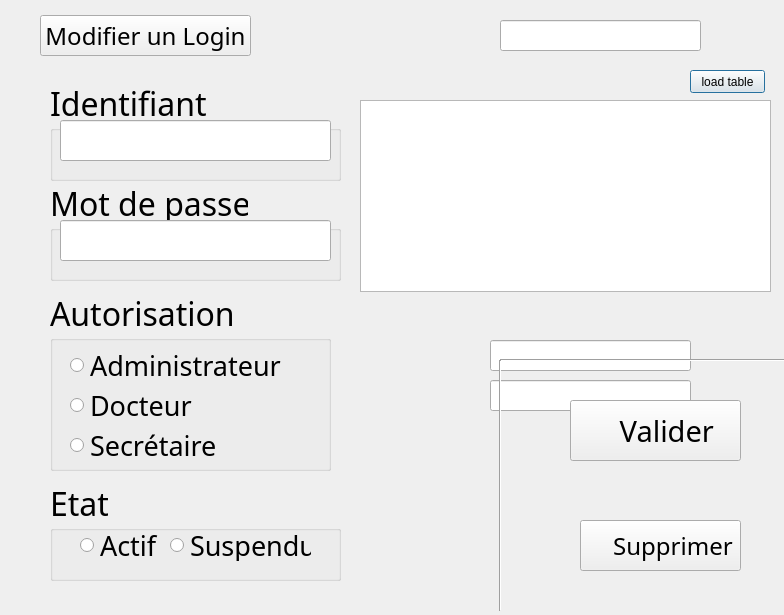
<?xml version="1.0" encoding="UTF-8"?>
<ui version="4.0">
 <class>login_modifier</class>
 <widget class="QDialog" name="login_modifier">
  <property name="geometry">
   <rect>
    <x>0</x>
    <y>0</y>
    <width>784</width>
    <height>615</height>
   </rect>
  </property>
  <property name="windowTitle">
   <string>Dialog</string>
  </property>
  <widget class="QTableView" name="tableView">
   <property name="geometry">
    <rect>
     <x>360</x>
     <y>100</y>
     <width>411</width>
     <height>192</height>
    </rect>
   </property>
   <property name="selectionBehavior">
    <enum>QAbstractItemView::SelectRows</enum>
   </property>
  </widget>
  <widget class="QPushButton" name="btn_load_table">
   <property name="geometry">
    <rect>
     <x>690</x>
     <y>70</y>
     <width>75</width>
     <height>23</height>
    </rect>
   </property>
   <property name="text">
    <string>load table</string>
   </property>
  </widget>
  <widget class="QLineEdit" name="text_etat">
   <property name="geometry">
    <rect>
     <x>490</x>
     <y>380</y>
     <width>201</width>
     <height>31</height>
    </rect>
   </property>
  </widget>
  <widget class="QGroupBox" name="group_text_id">
   <property name="geometry">
    <rect>
     <x>50</x>
     <y>80</y>
     <width>291</width>
     <height>101</height>
    </rect>
   </property>
   <property name="font">
    <font>
     <family>Bahnschrift</family>
     <pointsize>24</pointsize>
    </font>
   </property>
   <property name="title">
    <string>Identifiant</string>
   </property>
   <widget class="QLineEdit" name="text_id">
    <property name="geometry">
     <rect>
      <x>10</x>
      <y>40</y>
      <width>271</width>
      <height>41</height>
     </rect>
    </property>
   </widget>
  </widget>
  <widget class="QLineEdit" name="text_autorisation">
   <property name="geometry">
    <rect>
     <x>490</x>
     <y>340</y>
     <width>201</width>
     <height>31</height>
    </rect>
   </property>
  </widget>
  <widget class="QGroupBox" name="group_text_id_2">
   <property name="geometry">
    <rect>
     <x>50</x>
     <y>180</y>
     <width>291</width>
     <height>101</height>
    </rect>
   </property>
   <property name="font">
    <font>
     <family>Bahnschrift</family>
     <pointsize>24</pointsize>
    </font>
   </property>
   <property name="title">
    <string>Mot de passe</string>
   </property>
   <widget class="QLineEdit" name="text_password">
    <property name="geometry">
     <rect>
      <x>10</x>
      <y>40</y>
      <width>271</width>
      <height>41</height>
     </rect>
    </property>
    <property name="echoMode">
     <enum>QLineEdit::Normal</enum>
    </property>
   </widget>
  </widget>
  <widget class="QLineEdit" name="text_temp_id">
   <property name="geometry">
    <rect>
     <x>500</x>
     <y>20</y>
     <width>201</width>
     <height>31</height>
    </rect>
   </property>
  </widget>
  <widget class="QGroupBox" name="radio_group_etat">
   <property name="geometry">
    <rect>
     <x>50</x>
     <y>480</y>
     <width>291</width>
     <height>101</height>
    </rect>
   </property>
   <property name="font">
    <font>
     <family>Bahnschrift</family>
     <pointsize>24</pointsize>
    </font>
   </property>
   <property name="title">
    <string>Etat</string>
   </property>
   <widget class="QRadioButton" name="radio_actif">
    <property name="geometry">
     <rect>
      <x>30</x>
      <y>50</y>
      <width>81</width>
      <height>31</height>
     </rect>
    </property>
    <property name="font">
     <font>
      <pointsize>20</pointsize>
     </font>
    </property>
    <property name="text">
     <string>Actif</string>
    </property>
   </widget>
   <widget class="QRadioButton" name="radio_suspendu">
    <property name="geometry">
     <rect>
      <x>120</x>
      <y>50</y>
      <width>141</width>
      <height>31</height>
     </rect>
    </property>
    <property name="font">
     <font>
      <pointsize>20</pointsize>
     </font>
    </property>
    <property name="text">
     <string>Suspendu</string>
    </property>
   </widget>
  </widget>
  <widget class="QGroupBox" name="radio_group_autorisation">
   <property name="geometry">
    <rect>
     <x>50</x>
     <y>290</y>
     <width>281</width>
     <height>181</height>
    </rect>
   </property>
   <property name="font">
    <font>
     <family>Bahnschrift</family>
     <pointsize>24</pointsize>
    </font>
   </property>
   <property name="title">
    <string>Autorisation</string>
   </property>
   <widget class="QRadioButton" name="radio_admin">
    <property name="geometry">
     <rect>
      <x>20</x>
      <y>60</y>
      <width>211</width>
      <height>31</height>
     </rect>
    </property>
    <property name="font">
     <font>
      <pointsize>20</pointsize>
     </font>
    </property>
    <property name="text">
     <string>Administrateur</string>
    </property>
   </widget>
   <widget class="QRadioButton" name="radio_docteur">
    <property name="geometry">
     <rect>
      <x>20</x>
      <y>100</y>
      <width>211</width>
      <height>31</height>
     </rect>
    </property>
    <property name="font">
     <font>
      <pointsize>20</pointsize>
     </font>
    </property>
    <property name="text">
     <string>Docteur</string>
    </property>
   </widget>
   <widget class="QRadioButton" name="radio_secretaire">
    <property name="geometry">
     <rect>
      <x>20</x>
      <y>140</y>
      <width>211</width>
      <height>31</height>
     </rect>
    </property>
    <property name="font">
     <font>
      <pointsize>20</pointsize>
     </font>
    </property>
    <property name="text">
     <string>Secrétaire</string>
    </property>
   </widget>
  </widget>
  <widget class="QLabel" name="label">
   <property name="geometry">
    <rect>
     <x>-4</x>
     <y>0</y>
     <width>791</width>
     <height>611</height>
    </rect>
   </property>
   <property name="styleSheet">
    <string notr="true">border-image: url(:/img/login/img/Background_color.png);</string>
   </property>
   <property name="text">
    <string/>
   </property>
  </widget>
  <widget class="QPushButton" name="btn_valider">
   <property name="enabled">
    <bool>true</bool>
   </property>
   <property name="geometry">
    <rect>
     <x>570</x>
     <y>400</y>
     <width>171</width>
     <height>61</height>
    </rect>
   </property>
   <property name="font">
    <font>
     <family>Bahnschrift</family>
     <pointsize>22</pointsize>
    </font>
   </property>
   <property name="styleSheet">
    <string notr="true">border-image: url(:/img/login/img/login/button_init.png);</string>
   </property>
   <property name="text">
    <string>   Valider</string>
   </property>
  </widget>
  <widget class="QLabel" name="icon_add_login_2">
   <property name="geometry">
    <rect>
     <x>550</x>
     <y>400</y>
     <width>61</width>
     <height>61</height>
    </rect>
   </property>
   <property name="styleSheet">
    <string notr="true">border-image: url(:/img/login/img/login/checked.png);</string>
   </property>
   <property name="text">
    <string/>
   </property>
  </widget>
  <widget class="QLabel" name="icon_add_login_3">
   <property name="geometry">
    <rect>
     <x>570</x>
     <y>520</y>
     <width>51</width>
     <height>51</height>
    </rect>
   </property>
   <property name="styleSheet">
    <string notr="true">border-image: url(:/img/login/img/Gestion login/rubbish.png);</string>
   </property>
   <property name="text">
    <string/>
   </property>
  </widget>
  <widget class="QPushButton" name="btn_supprimer">
   <property name="geometry">
    <rect>
     <x>580</x>
     <y>520</y>
     <width>161</width>
     <height>51</height>
    </rect>
   </property>
   <property name="font">
    <font>
     <family>Bahnschrift</family>
     <pointsize>18</pointsize>
    </font>
   </property>
   <property name="styleSheet">
    <string notr="true">border-image: url(:/img/login/img/login/button_init.png);</string>
   </property>
   <property name="text">
    <string>    Supprimer</string>
   </property>
  </widget>
  <widget class="Line" name="line">
   <property name="geometry">
    <rect>
     <x>500</x>
     <y>350</y>
     <width>291</width>
     <height>20</height>
    </rect>
   </property>
   <property name="orientation">
    <enum>Qt::Horizontal</enum>
   </property>
  </widget>
  <widget class="Line" name="line_2">
   <property name="geometry">
    <rect>
     <x>490</x>
     <y>360</y>
     <width>20</width>
     <height>251</height>
    </rect>
   </property>
   <property name="orientation">
    <enum>Qt::Vertical</enum>
   </property>
  </widget>
  <widget class="QPushButton" name="btn_edit_login">
   <property name="geometry">
    <rect>
     <x>40</x>
     <y>15</y>
     <width>211</width>
     <height>41</height>
    </rect>
   </property>
   <property name="font">
    <font>
     <family>Bahnschrift</family>
     <pointsize>18</pointsize>
     <weight>50</weight>
     <italic>false</italic>
     <bold>false</bold>
    </font>
   </property>
   <property name="styleSheet">
    <string notr="true">border-image: url(:/img/dashboard/btn_gestion_patient1.png)3 10 15 10;
font: 18pt &quot;Bahnschrift&quot;;
</string>
   </property>
   <property name="text">
    <string>Modifier un Login</string>
   </property>
  </widget>
  <widget class="QLabel" name="icon_edit_login">
   <property name="geometry">
    <rect>
     <x>10</x>
     <y>10</y>
     <width>51</width>
     <height>51</height>
    </rect>
   </property>
   <property name="styleSheet">
    <string notr="true">border-image: url(:/img/login/img/Gestion login/icon_edit.png);</string>
   </property>
   <property name="text">
    <string/>
   </property>
  </widget>
  <zorder>text_temp_id</zorder>
  <zorder>btn_load_table</zorder>
  <zorder>text_autorisation</zorder>
  <zorder>text_etat</zorder>
  <zorder>label</zorder>
  <zorder>tableView</zorder>
  <zorder>group_text_id</zorder>
  <zorder>group_text_id_2</zorder>
  <zorder>radio_group_etat</zorder>
  <zorder>radio_group_autorisation</zorder>
  <zorder>btn_valider</zorder>
  <zorder>icon_add_login_2</zorder>
  <zorder>btn_supprimer</zorder>
  <zorder>icon_add_login_3</zorder>
  <zorder>line</zorder>
  <zorder>line_2</zorder>
  <zorder>btn_edit_login</zorder>
  <zorder>icon_edit_login</zorder>
 </widget>
 <resources/>
 <connections/>
</ui>
